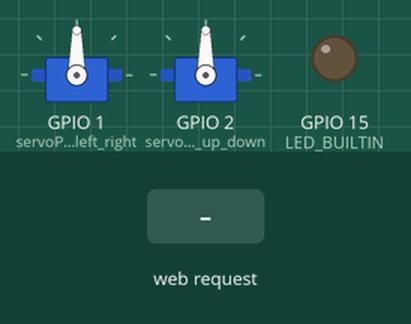
Simulated run of this sketch. Board: ESP32-S2. Parts: 2 × servo, output pins drawn as LEDs (lit = HIGH). Inputs (shaded band) come from the test bench. What the sketch prints to the serial monitor is not drawn.

Above: at 1.4 s.
1.5 s: HTTP request GET /light_on_off received
At 1.9 s:
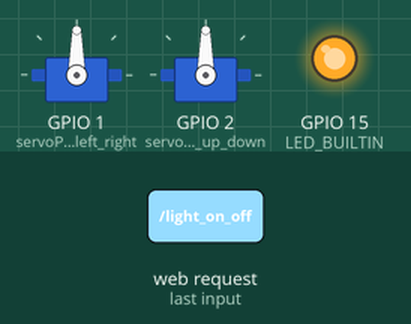
4.5 s: HTTP request GET /up received
At 5.3 s:
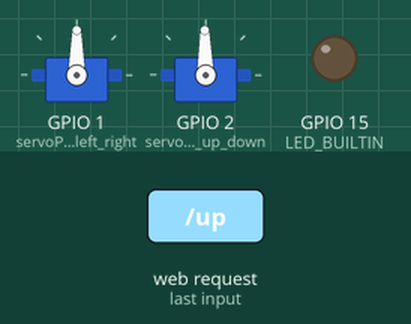
Timing chart, 0 to 7.5 s (numbered marks = the images above; inputs shaded):
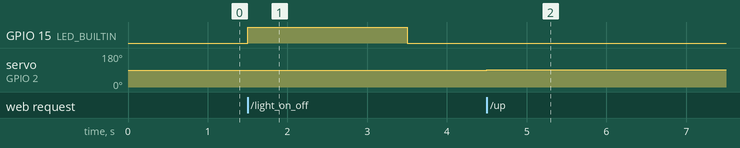

The sketch:

2_esp32s2_wifi_servo_conroller_joystick_RECEIVER.ino
```cpp
#ifndef ESP32
#error This code is designed to run on ESP32 platform (ESP32 S2 mini [LOLIN S2 Mini]), not Arduino nor ESP8266! Please check your Tools->Board setting.
#endif

#include <SPI.h>
#include <Wire.h>  //for custom sda, scl define
#include <WiFi.h>
#include <WebServer.h>
#include <ESP32Servo.h>
#include "servo_related.h"
#include "webserver_related.h"

void setup()
{
  pinMode(LED_BUILTIN, OUTPUT);
  servo_start(); //servo start
  wifi_start(); //WIFI setup
}

void loop()
{
  server.handleClient(); //HTTP
}
```

servo_related.h
```cpp
//servoPin_left_right ESP32 s2 mini -> pin 1
//servoPin_up_down ESP32 s2 mini -> pin 2

int servo_position_left_right=90;    // variable to store the servo position
int servo_position_up_down=90;    // variable to store the servo position

int servo_steps = 1;

Servo myservo_left_right;  // create servo object to control a servo
Servo myservo_up_down;  // create servo object to control a servo

void servo_start()
{
  int servoPin_left_right = 1; //ESP32 s2 mini -> pin 1
  myservo_left_right.setPeriodHertz(50);    // standard 50 hz servo
  myservo_left_right.attach(servoPin_left_right, 800, 2600); // attaches the servo on pin 1 to the servo object

  int servoPin_up_down = 2; //ESP32 s2 mini -> pin 2
  myservo_up_down.setPeriodHertz(50);    // standard 50 hz servo
  myservo_up_down.attach(servoPin_up_down, 800, 2600); // attaches the servo on pin 2 to the servo object

  myservo_left_right.write(90);    // tell servo to go to start position
  myservo_up_down.write(90);    // tell servo to go to start position
}

void servo_engine(String command)
{
  if(command == "right" || command == "left")
  {
     myservo_left_right.write(servo_position_left_right);    // tell servo to go to position
  }

  if(command == "down" || command == "up")
  {
    myservo_up_down.write(servo_position_up_down);    // tell servo to go to position
  }

  if(command == "position_zero" )
  {
    myservo_left_right.write(servo_position_left_right);    // tell servo to go to position
    myservo_up_down.write(servo_position_up_down);    // tell servo to go to position
  }

  if(command == "light_on_off" )
  {
    digitalWrite(LED_BUILTIN, HIGH);  // turn the LED on (HIGH is the voltage level)
    delay(2000);                        // wait
    digitalWrite(LED_BUILTIN, LOW);   // turn the LED off by making the voltage LOW
  }

}

void handle_servo_movement(String message)
{
    if(message == "right")
    {
      if(servo_position_left_right<178)
      {
        servo_position_left_right +=servo_steps;
        servo_engine("right");
      }
    }

    if(message == "left")
    {
      if(servo_position_left_right>0)
      {
          servo_position_left_right -=servo_steps;
          servo_engine("left");
      }
    }

    if(message == "up")
    {
      if(servo_position_up_down<178)
      {
        servo_position_up_down +=servo_steps;
        servo_engine("up");
      }
    }

    if(message == "down")
    {
      if(servo_position_up_down>0)
      {
          servo_position_up_down -=servo_steps;
          servo_engine("down");
      }
    }

    if(message == "position_zero")
    {
      servo_position_up_down = 90;
      servo_position_left_right = 90;
      servo_engine("position_zero");
    }

    if(message == "light_on_off")
    {
      servo_engine("light_on_off");
    }
}
```

webserver_related.h
```cpp
void blink() {
  digitalWrite(LED_BUILTIN, HIGH);  // turn the LED on (HIGH is the voltage level)
  delayMicroseconds(100);                        // wait
  digitalWrite(LED_BUILTIN, LOW);   // turn the LED off by making the voltage LOW
}

// ------------------wifi
const char* SSID = "Konsoleta";
const char* PASSWORD = "sremrofsnart";
IPAddress local_ip(8,8,8,8);
IPAddress subnet(255,255,255,0);
WebServer server(80);// Web server
// ------------------wifi

void handle_up_movement()
{
  handle_servo_movement("up");
  blink();
}

void handle_down_movement()
{
  handle_servo_movement("down");
  blink();
}

void handle_left_movement()
{
  handle_servo_movement("left");
  blink();
}

void handle_right_movement()
{
  handle_servo_movement("right");
  blink();
}

void handle_light_on_off()
{
  handle_servo_movement("light_on_off");
  blink();
}

void handle_position_zero()
{
  handle_servo_movement("position_zero");
  blink();
}

void wifi_start()
{
  WiFi.softAP(SSID,PASSWORD,1,true);
  WiFi.softAPConfig(local_ip, local_ip, subnet);
  server.on("/up", handle_up_movement);
  server.on("/down", handle_down_movement);
  server.on("/left", handle_left_movement);
  server.on("/right", handle_right_movement);
  server.on("/light_on_off", handle_light_on_off);
  server.on("/position_zero", handle_position_zero);
  server.begin();
  Serial.println("HTTP server started");
  pinMode(LED_BUILTIN, OUTPUT);
  blink();
  delay(100);
  blink();
  delay(100);
  blink();
}
```

Measured:
- after the input at 1.5 s, GPIO 15 (LED_BUILTIN): LOW → HIGH at once, → LOW 2.0 s later
- after the input at 4.5 s, servo on GPIO 2 (servoPin_up_down): 90° → 91° at once
